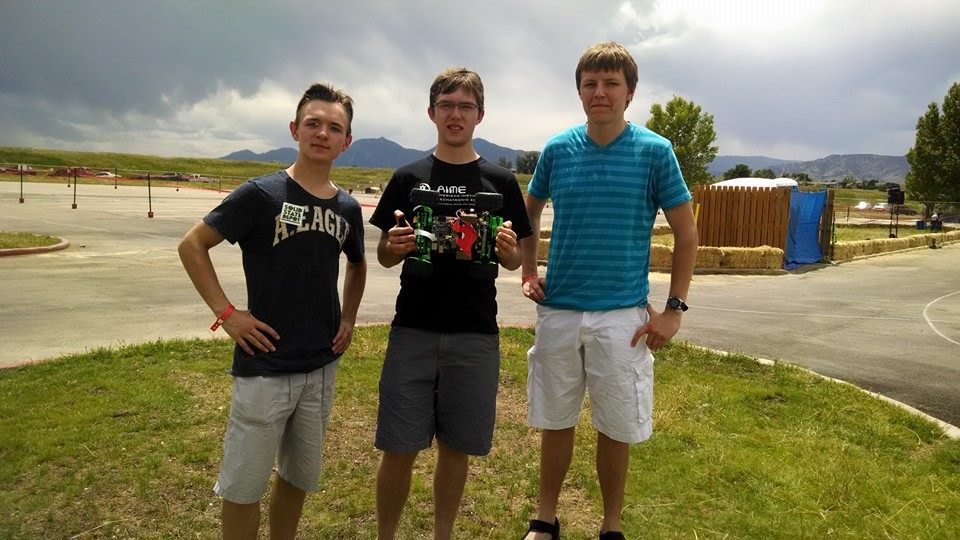
#> input picture images/10342011_682101435159136_1684355343940003715_n.jpg, 960 x 540 px, given in place of the camera
$ python 'OpenCV Example.py'   (older library calls are emulated)
#> lines starting #> are read from the running program, lines starting #| are printed output that depends on the picture; after the words box and inside, x2 and y2 are one past the last pixel; in counts of white or black regions, pixels touching at a corner belong together
import cv2
import numpy as np

cv2.namedWindow("frame")
vc = cv2.VideoCapture(0)

if vc.isOpened(): # try to get the first frame
    rval, img = vc.read()
#> img is the input picture: shape (540, 960, 3); mean B, G, R 95.6, 123.2, 126.6
else:
    rval = False

def nothing(x):
    pass

# Create a black image, a window
img = np.zeros((300,512,3), np.uint8)
cv2.namedWindow('image')

# create trackbars for color change
cv2.createTrackbar('H0','image',0,180,nothing)
cv2.createTrackbar('S0','image',0,255,nothing)
cv2.createTrackbar('V0','image',0,255,nothing)
cv2.createTrackbar('H1','image',0,180,nothing)
cv2.createTrackbar('S1','image',0,255,nothing)
cv2.createTrackbar('V1','image',0,255,nothing)
# create switch for ON/OFF functionality
switch = '0 : OFF \n1 : ON'
cv2.createTrackbar(switch, 'image',0,1,nothing)

cv2.setTrackbarPos('H0','image',0)
cv2.setTrackbarPos('S0','image',0)
cv2.setTrackbarPos('V0','image',0)
cv2.setTrackbarPos('H1','image',180)
cv2.setTrackbarPos('S1','image',255)
cv2.setTrackbarPos('V1','image',255)
cv2.imshow('image',img)

while rval:

    # get current positions of four trackbars
    h0 = cv2.getTrackbarPos('H0','image')
    s0 = cv2.getTrackbarPos('S0','image')
    v0 = cv2.getTrackbarPos('V0','image')
    h1 = cv2.getTrackbarPos('H1','image')
    s1 = cv2.getTrackbarPos('S1','image')
    v1 = cv2.getTrackbarPos('V1','image')
    s = cv2.getTrackbarPos(switch,'image')

    #print res.dtype

    # Take each frame
    _, frame = vc.read()
    invert=cv2.bitwise_not(frame,None)
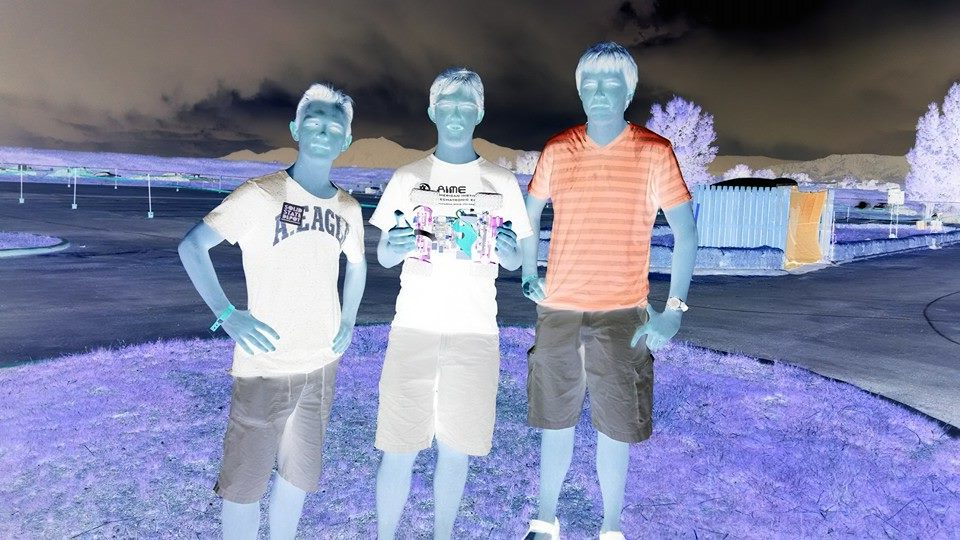
#> invert: shape (540, 960, 3); mean B, G, R 159.4, 131.8, 128.4

    # Convert BGR to HSV
    hsv = cv2.cvtColor(invert, cv2.COLOR_BGR2HSV)
#> hsv: shape (540, 960, 3); mean H, S, V 86.1, 68.1, 165.9
    #hsv = cv2.dilate(hsv,None)
    #frame = cv2.GaussianBlur(frame,(5,5),0)
    #hsv=cv2.bitwise_not(hsv,None)

    # define range of blue color in HSV #red
    lower_blue = np.array([h0,s0,v0]) #72,96,141
    upper_blue = np.array([h1,s1,v1]) #102,255,255
    #lower_blue = np.array([0,150,150])

    #upper_blue = np.array([180,255,255])

    # Threshold the HSV image to get only blue colors
    mask = cv2.inRange(hsv, lower_blue, upper_blue)
#> mask: shape (540, 960); every value is 255

    # Bitwise-AND mask and original image
    res = cv2.bitwise_and(frame,frame, mask= mask)

    #convert to gray
    gray = cv2.cvtColor(res,cv2.COLOR_BGR2GRAY)
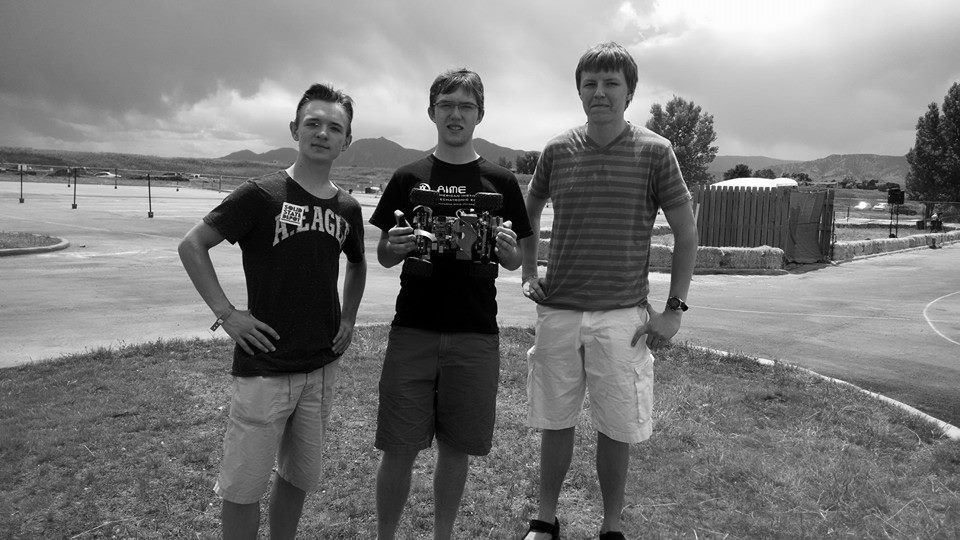
#> gray: shape (540, 960); min 0, max 255, mean 121.1
    gray = cv2.medianBlur(gray,5)

    # Finding Shapes
    edges = cv2.Canny(gray,100,150,apertureSize = 3)
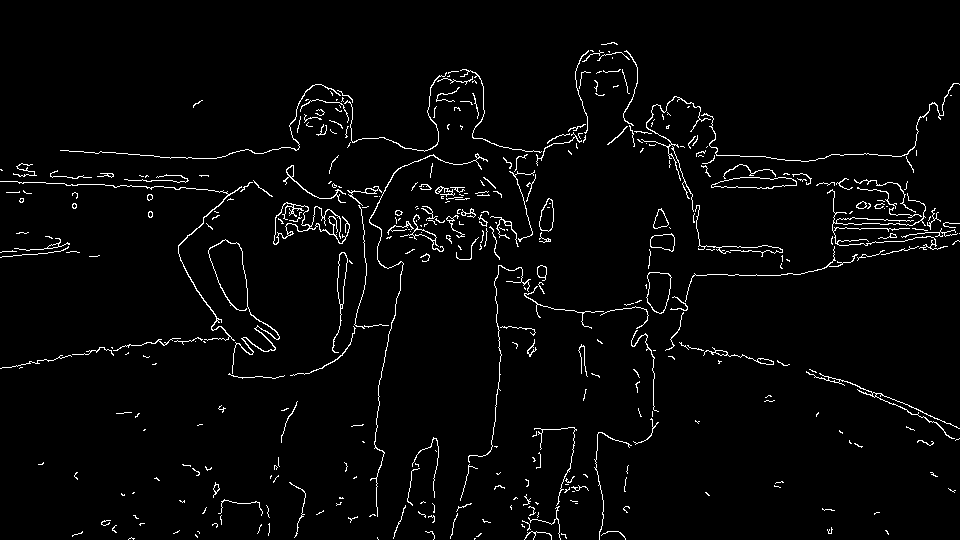
#> edges: shape (540, 960); 2.9% white in thin lines or dots
    ret,thresh = cv2.threshold(edges,127,255,0)
    contours,hierarchy = cv2.findContours(thresh, 1, 2)
#> contours = 439 contours, 377 with area under 20; largest, box (x1, y1, x2, y2) and area: (273, 202, 350, 245) 835, (646, 272, 672, 314) 770, (646, 272, 672, 314) 754, (273, 202, 310, 245) 712, (711, 177, 797, 189) 676
    if (len(contours)>0):
        #for n in range(contours):
        #    for nn in range(contours[n]):
        #        if (
        areas = [cv2.contourArea(c) for c in contours]
#> areas = 439 values, max 835 at index 281, min 0 at index 1, mean 23.89
        max_index = np.argmax(areas)
#> max_index = 281
        cnt=contours[max_index]
#> cnt = contour of 296 points, box (x1, y1, x2, y2) (273, 202, 350, 245), area 835
        rect = cv2.minAreaRect(cnt)
#> rect = ((310.8, 222.5), (76.28, 41.84), -0.868)
        box = cv2.cv.BoxPoints(rect)
#> box = ((273, 244), (272.4, 202.2), (348.7, 201.1), (349.3, 242.9))
        box = np.int0(box)
#> box = [[273, 244], [272, 202], [348, 201], [349, 242]]

        circles = cv2.HoughCircles(edges,cv2.cv.CV_HOUGH_GRADIENT,1,20,
                                   param1=50,param2=30,minRadius=0,
                                   maxRadius=0)
#> circles = 587 rows, first 8: [679.5, 415.5, 303.2], [702.5, 428.5, 327.3], [744.5, 404.5, 249.2], [727.5, 533.5, 379.1], [751.5, 429.5, 258.2], [870.5, 537.5, 310.8], [650.5, 523.5, 379.6], [123.5, 441.5, 288.7]

        circles = np.uint16(np.around(circles))
#> circles = 587 rows, first 8: [680, 416, 303], [702, 428, 327], [744, 404, 249], [728, 534, 379], [752, 430, 258], [870, 538, 311], [650, 524, 380], [124, 442, 289]
        for i in circles[0,:]:
            # draw the outer circle
            cv2.circle(frame,(i[0],i[1]),i[2],(0,255,0),2)
            # draw the center of the circle
            cv2.circle(frame,(i[0],i[1]),2,(0,0,255),3)
#> this loop made 587 passes
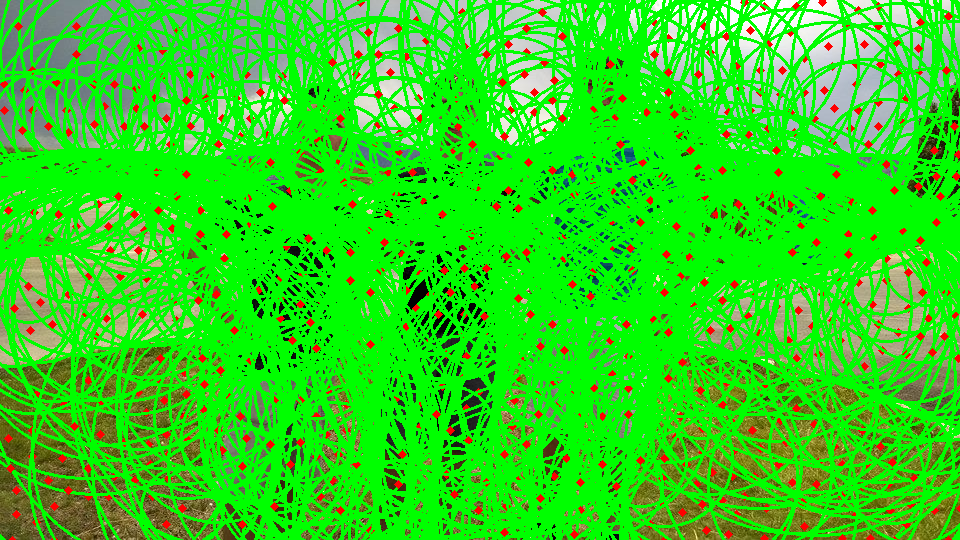
#> frame: shape (540, 960, 3); mean B, G, R 29.9, 213.5, 47.4
        # [22 lines of commented-out code are left out]

    cv2.imshow('frame',frame)
    cv2.imshow('gray',edges)

    key = cv2.waitKey(20)
#> (key Esc is pressed here)
    if key == 27: # exit on ESC
        cv2.destroyWindow("frame")
        cv2.destroyWindow("gray")
        cv2.destroyWindow("image")
        break

$ run again, on images/10438926_682101481825798_8412144576785968705_n.jpg
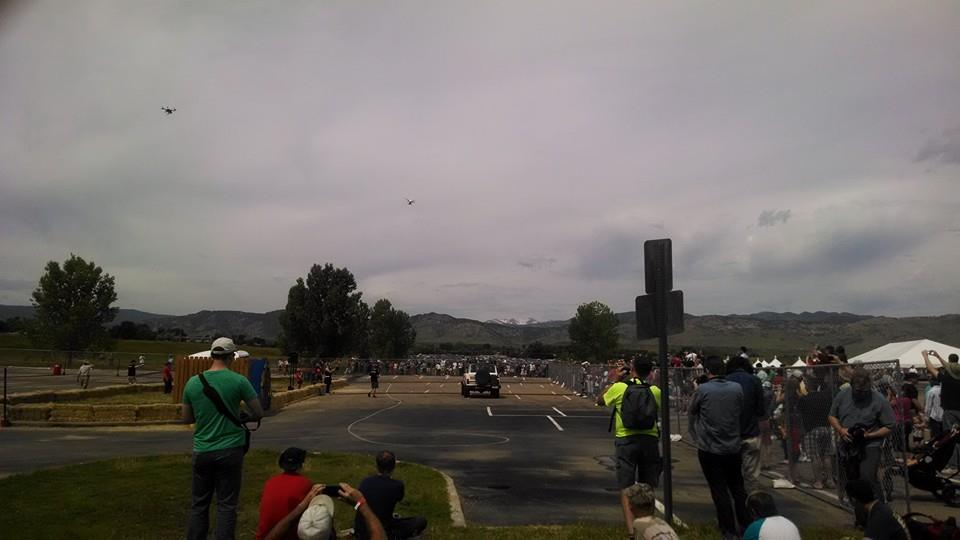
#> input picture images/10438926_682101481825798_8412144576785968705_n.jpg, 960 x 540 px, given in place of the camera
#> img is the input picture: shape (540, 960, 3); mean B, G, R 103.7, 107, 111.5
#> hsv: shape (540, 960, 3); mean H, S, V 87.4, 18, 153.3
#> mask: shape (540, 960); every value is 255
#> `edges = cv2.Canny(gray,100,150,apertureSize = 3)`:
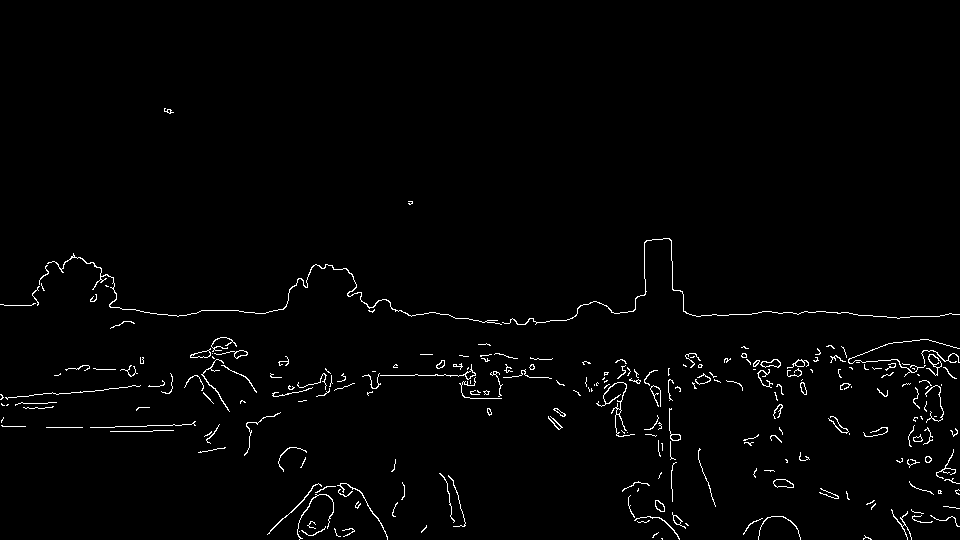
#> edges: shape (540, 960); 1.6% white in thin lines or dots, all inside (x1, y1, x2, y2) = (0, 108, 960, 540)
#> contours = 269 contours, 229 with area under 20; largest, box (x1, y1, x2, y2) and area: (47, 253, 502, 325) 124, (773, 479, 794, 488) 122, (926, 354, 942, 376) 116, (773, 479, 794, 488) 114, (760, 359, 781, 368) 101
#> areas = 269 values, max 123.5 at index 264, min 0 at index 3, mean 12.59
#> max_index = 264
#> cnt = contour of 571 points, box (x1, y1, x2, y2) (47, 253, 502, 325), area 124
#> rect = ((274.1, 291), (58.44, 456.2), -87.52)
#> `box = cv2.cv.BoxPoints(rect)`: box = ((500.7, 330), (44.95, 310.3), (47.48, 251.9), (503.3, 271.6))
#> `box = np.int0(box)`: box = [[500, 330], [44, 310], [47, 251], [503, 271]]
#> `circles = cv2.HoughCircles(edges,cv2.cv.CV_HOUGH_GRADIENT,1,20, param1..`: circles = 121 rows, first 8: [824.5, 437.5, 127.1], [829.5, 470.5, 159.5], [791.5, 449.5, 138.3], [224.5, 539.5, 229.3], [867.5, 408.5, 94.5], [813.5, 491.5, 143.8], [545.5, 434.5, 113.8], [724.5, 421.5, 108.1]
#> `circles = np.uint16(np.around(circles))`: circles = 121 rows, first 8: [824, 438, 127], [830, 470, 160], [792, 450, 138], [224, 540, 229], [868, 408, 94], [814, 492, 144], [546, 434, 114], [724, 422, 108]
#> the loop `for i in circles[0,:]:` made 121 passes
#> after the loop `for i in circles[0,:]:`:
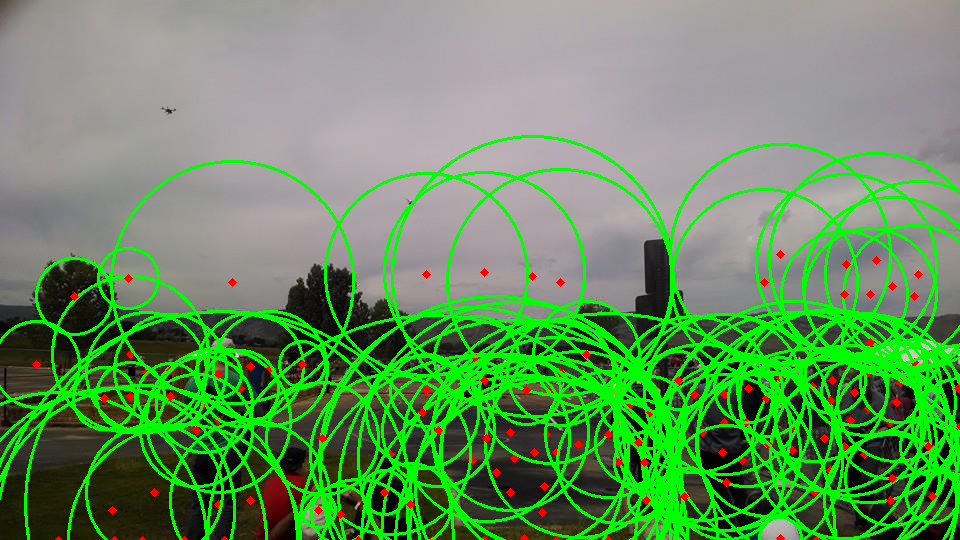
#> frame: shape (540, 960, 3); mean B, G, R 92.5, 144.3, 99.7

$ run again, on images/10438958_682101495159130_8510601720478656168_n.jpg
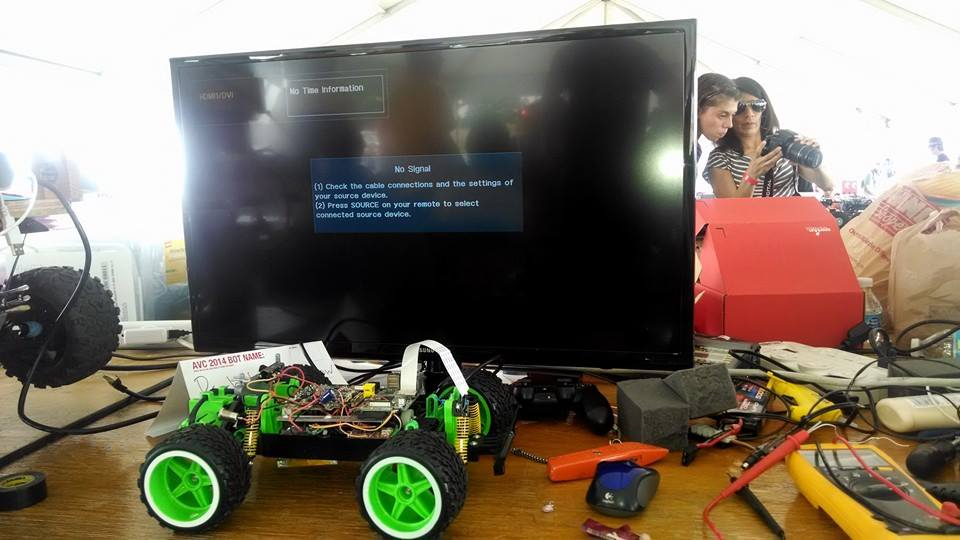
#> input picture images/10438958_682101495159130_8510601720478656168_n.jpg, 960 x 540 px, given in place of the camera
#> img is the input picture: shape (540, 960, 3); mean B, G, R 99.3, 113.4, 122.9
#> hsv: shape (540, 960, 3); mean H, S, V 68.2, 52.9, 158.3
#> mask: shape (540, 960); every value is 255
#> `edges = cv2.Canny(gray,100,150,apertureSize = 3)`:
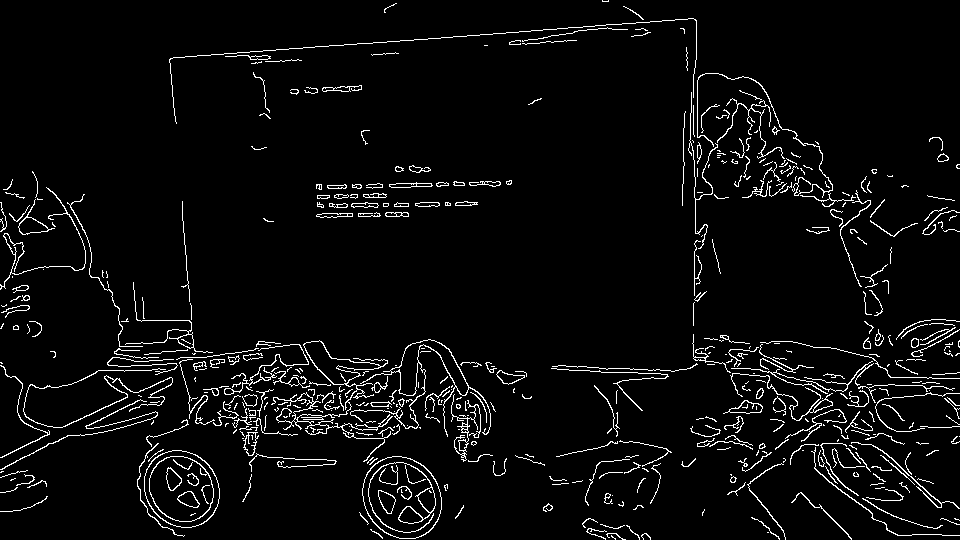
#> edges: shape (540, 960); 4.4% white in thin lines or dots
#> contours = 584 contours, 443 with area under 20; largest, box (x1, y1, x2, y2) and area: (362, 456, 442, 539) 5070, (362, 456, 442, 539) 5002, (144, 450, 220, 528) 4538, (144, 450, 220, 528) 4476, (149, 456, 214, 522) 3292
#> areas = 584 values, max 5070.5 at index 84, min 0 at index 3, mean 75.28
#> max_index = 84
#> cnt = contour of 116 points, box (x1, y1, x2, y2) (362, 456, 442, 539), area 5070
#> rect = ((401.5, 497), (82, 79), -90)
#> `box = cv2.cv.BoxPoints(rect)`: box = ((441, 538), (362, 538), (362, 456), (441, 456))
#> `box = np.int0(box)`: box = [[441, 538], [362, 538], [362, 456], [441, 456]]
#> `circles = cv2.HoughCircles(edges,cv2.cv.CV_HOUGH_GRADIENT,1,20, param1..`: circles = 671 rows, first 8: [367.5, 78.5, 330.9], [583.5, 291.5, 265.4], [584.5, 250.5, 225.4], [488.5, 224.5, 306], [586.5, 314.5, 288.4], [557.5, 335.5, 309.8], [367.5, 107.5, 322.4], [439.5, 230.5, 256.7]
#> `circles = np.uint16(np.around(circles))`: circles = 671 rows, first 8: [368, 78, 331], [584, 292, 265], [584, 250, 225], [488, 224, 306], [586, 314, 288], [558, 336, 310], [368, 108, 322], [440, 230, 257]
#> the loop `for i in circles[0,:]:` made 671 passes
#> after the loop `for i in circles[0,:]:`:
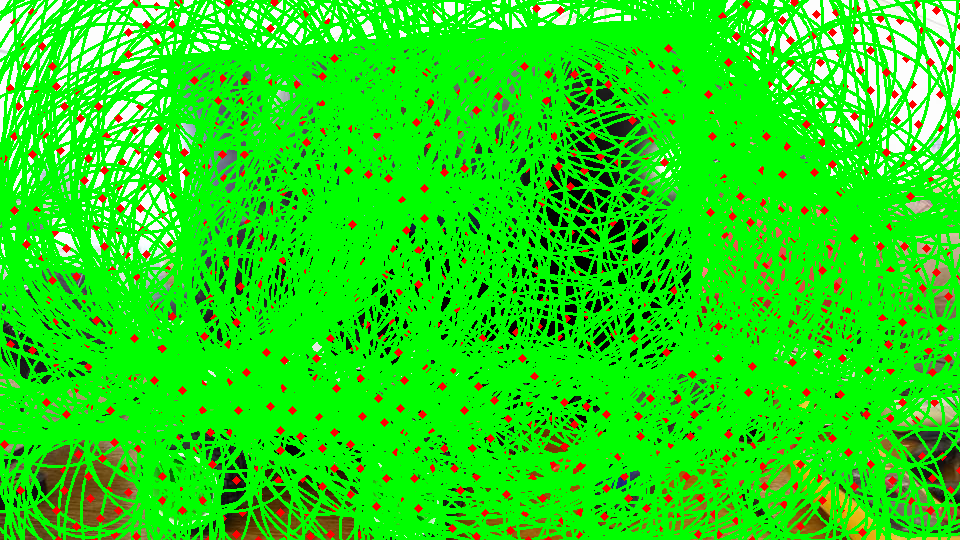
#> frame: shape (540, 960, 3); mean B, G, R 20.7, 224.4, 34.1
